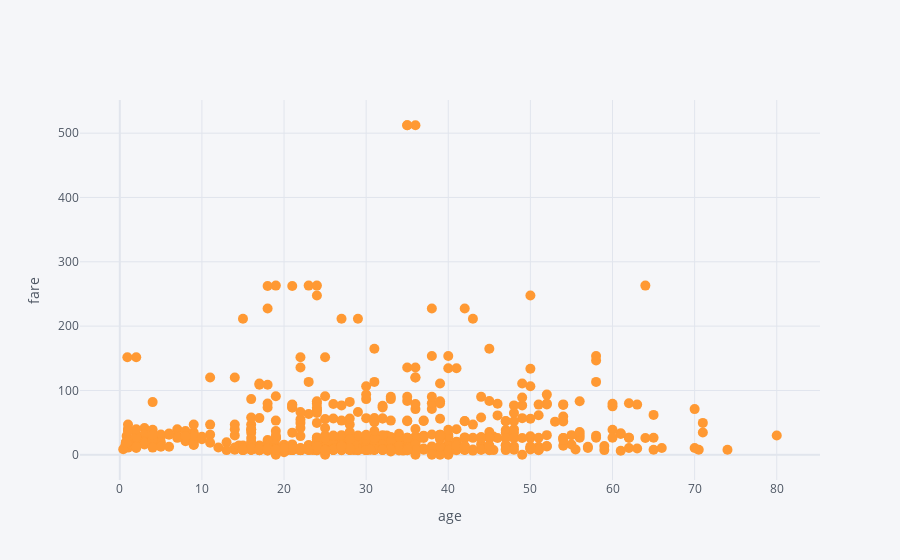

Notebook code cell kept with this figure:
### Code cell
df1.iplot(x = "age" , y = "fare", xTitle = 'age', yTitle = 'fare' , mode = 'markers', size = 10)

### Figure 1 — Plotly figure (JSON) as saved in the notebook; plotly's stock layout.template omitted (floating-point values rounded to 4 significant figures; data arrays with more than 128 entries replaced by an {"elided": "..."} marker saying what was removed)
{"data": [{"line": {"color": "rgba(255, 153, 51, 1.0)", "dash": "solid", "shape": "linear", "width": 1.3}, "marker": {"size": 10, "symbol": "circle"}, "mode": "markers", "name": "fare", "text": "", "type": "scatter", "x": {"elided": "891 float values"}, "y": {"elided": "891 float values"}}], "layout": {"autosize": true, "legend": {"bgcolor": "#F5F6F9", "font": {"color": "#4D5663"}}, "paper_bgcolor": "#F5F6F9", "plot_bgcolor": "#F5F6F9", "title": {"font": {"color": "#4D5663"}}, "xaxis": {"autorange": true, "gridcolor": "#E1E5ED", "range": [-4.601, 85.02], "showgrid": true, "tickfont": {"color": "#4D5663"}, "title": {"font": {"color": "#4D5663"}, "text": "age"}, "type": "linear", "zerolinecolor": "#E1E5ED"}, "yaxis": {"autorange": true, "gridcolor": "#E1E5ED", "range": [-52.26, 564.6], "showgrid": true, "tickfont": {"color": "#4D5663"}, "title": {"font": {"color": "#4D5663"}, "text": "fare"}, "type": "linear", "zerolinecolor": "#E1E5ED"}}}
